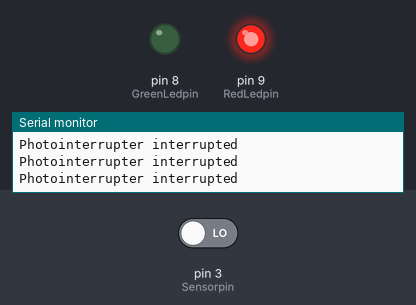
The sketch below on a simulated Arduino Uno, built with avr-gcc and run on an emulated ATmega328P. Parts: output pins drawn as LEDs (lit = HIGH), the last lines printed to the serial monitor. The test bench sets the inputs (shaded band); at power-on: pin 3 (Sensorpin) LOW.

Above: at 1.8 s.
1.9 s: pin 3 (Sensorpin) driven HIGH
At 3.2 s:
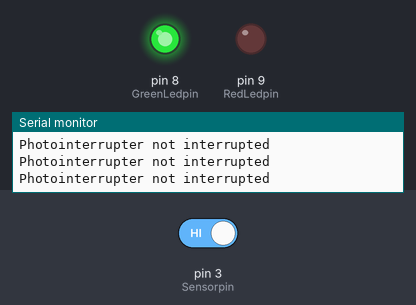
3.5 s: pin 3 (Sensorpin) driven LOW
At 4.6 s:
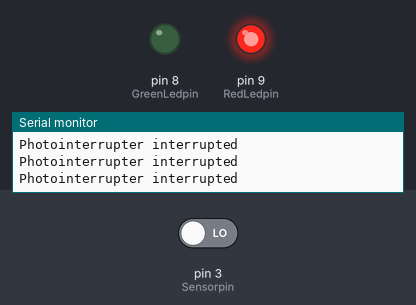
Timing chart, 0 to 6.5 s (numbered marks = the images above; inputs shaded):
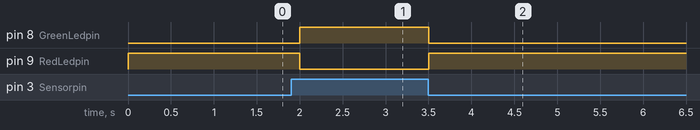

The sketch:

photointr01.ino
```cpp
#define GreenLedpin 8
#define RedLedpin 9
#define Sensorpin 3
void initall()
{
 // init Sensorpin  as output  and input
   pinMode(GreenLedpin,OUTPUT);
   pinMode(RedLedpin,OUTPUT);
   pinMode(Sensorpin,INPUT);
//-----------
   digitalWrite(GreenLedpin,LOW );
   digitalWrite(RedLedpin,LOW );

}
 void setup()
 {
  initall();
   //init serial for debug
Serial.begin(9600);
Serial.println("program start here ");
 }

 void loop()
 {

   if (checkSensor())
    {
          Serial.println("Photointerrupter interrupted");
    }
   else
    {
          Serial.println("Photointerrupter not interrupted");
    }

  delay(500);
 }

boolean checkSensor()
{
  boolean tmp = false ;
  if (digitalRead(Sensorpin) == HIGH)
  {
     digitalWrite(GreenLedpin,HIGH );
     digitalWrite(RedLedpin,LOW );
     tmp = false  ;
  }
  else
  {
     digitalWrite(GreenLedpin,LOW );
     digitalWrite(RedLedpin,HIGH );
     tmp = true  ;
  }
  return (tmp) ;
}
```

Measured:
- after the input at 1.9 s, pin 8 (GreenLedpin): LOW → HIGH after 0.10 s; pin 9 (RedLedpin): HIGH → LOW after 0.10 s
- after the input at 3.5 s, pin 8 (GreenLedpin): HIGH → LOW at once; pin 9 (RedLedpin): LOW → HIGH at once
